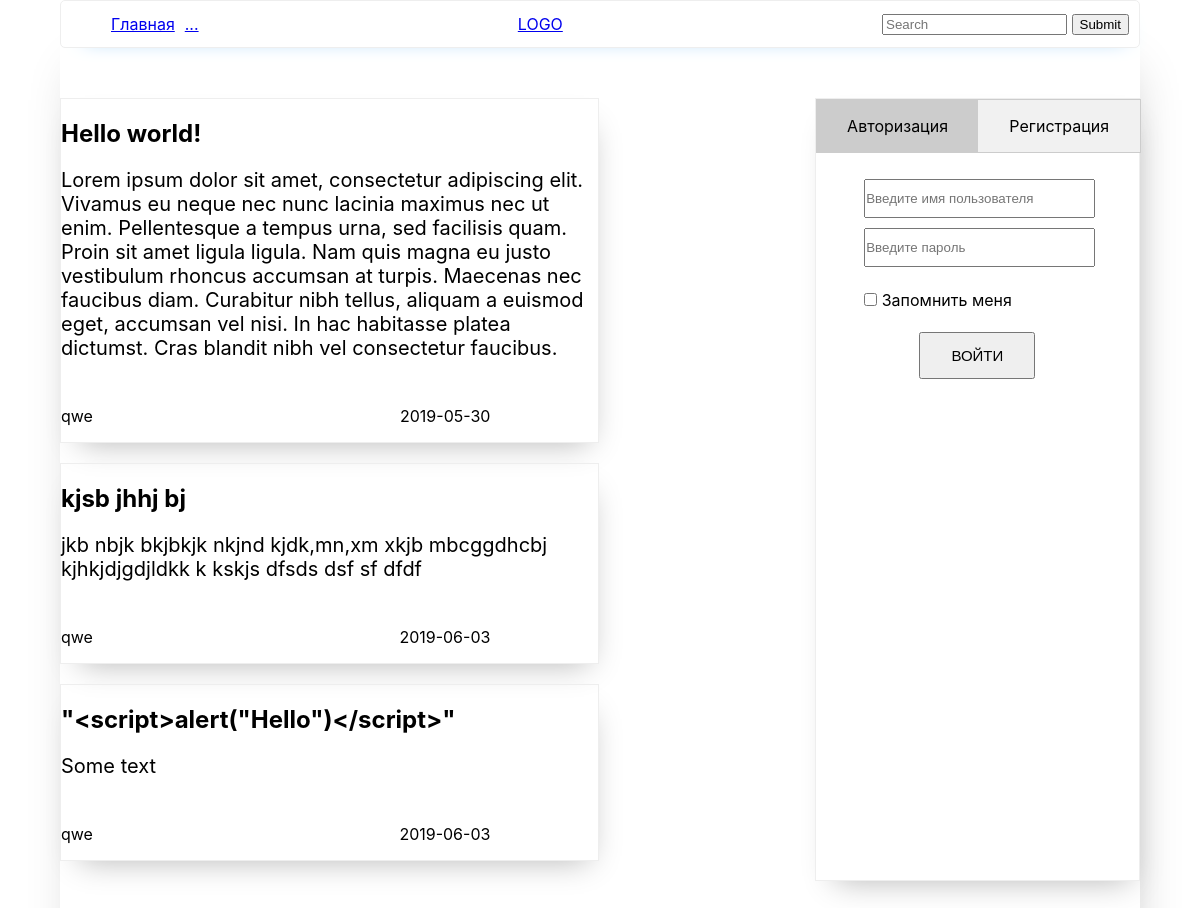
/index, run on the app's committed database.
### app/models.py (models this page shows, shortened)
class Post(db.Model):
    __tablename__ = 'post'
    id = db.Column(db.Integer, primary_key=True)
    user_id = db.Column(db.Integer, db.ForeignKey('users.id'))
    title = db.Column(db.String(128))
    content = db.Column(db.String(1024))
    date = db.Column(db.DateTime, index=True, default=datetime.datetime.utcnow)
    score = db.Column(db.Integer, default=0)
    views = db.Column(db.Integer, default=0)

class User(UserMixin, db.Model):
    __tablename__ = 'users'
    id = db.Column(db.Integer, primary_key=True)
    username = db.Column(db.String(64), index=True, unique=True)
    email = db.Column(db.String(128), index=True, unique=True)
    password = db.Column(db.String(128))
    posts = db.relationship("Post", backref="author")

### app/routes.py (the view, shortened to what this page needs)
@app.route('/', methods=['POST', 'GET'])
@app.route('/index', methods=['POST', 'GET'])
def index():
    is_auth = False
    if current_user.is_authenticated:
        is_auth = True
    sql = text("select post.id, title, content, date, username from post inner join users on users.id=post.user_id order by date")
    result = db.engine.execute(sql)
    posts = [{key: value for (key, value) in row.items()} for row in result]
    for post in posts:
        post['date'] = post['date'].split(' ', 1)[0]
    auth_form = LoginForm()
    reg_form = RegisterForm()
    if reg_form.validate_on_submit():
        sql = text("insert into users(username, password, email) values (\'{0}\', \'{1}\', \'{2}\');"
                   .format(reg_form.username_reg.data, reg_form.password_reg.data, reg_form.email_reg.data))
        result = db.engine.execute(sql)
        flash('Вы зарегистрированы!')
    if g.search_form.validate():    #Доделать
        search_req = g.search_form.search.data
        sql = text("select * from post where content LIKE '%{}%' or title LIKE '%{}%';".format(search_req))
        result = db.engine.execute(sql)
    return render_template('index.html', auth_form=auth_form, reg_form=reg_form, is_auth=is_auth, posts=posts)

### app/forms.py
class SearchForm(FlaskForm):
    search = StringField('search', validators=[DataRequired()])
    submit_search = SubmitField('Поиск')

class LoginForm(FlaskForm):
    username_login = StringField(validators=[DataRequired()])
    password_login = PasswordField(validators=[DataRequired()])
    remember_me = BooleanField("Запомнить меня")
    submit_login = SubmitField('ВОЙТИ')

### app/routes.py (called while the page is built)
@app.before_request
def before_request():
    g.search_form = SearchForm()

### app/templates/index.html (shortened to what this page needs)
{% extends "base.html" %}
{% block content %}
    {% for post in posts %}
        <article class="post-container"  {% if is_auth %}onclick="window.location = '/post/id={{ post.id }}'" {% endif %}>
            <h1>{{ post.title }}</h1>
            <article>
                <p>{{ post.content }}</p>
            </article>
            <footer class="post-footer">
                <div class="post-username"><p>{{ post.username }}</p></div>
                <div class="post-date"><p>{{ post.date }}</p></div>
            </footer>
        </article>
    {% endfor %}
{% endblock %}

### app/templates/base.html (shortened to what this page needs)
<!DOCTYPE html>
<html lang="ru">
    <head>
        <link rel="stylesheet" type="text/css" href="{{ url_for('static', filename='css/styles.css') }}" />
    </head>
    <body>
        <div id="root">
            <div class="site-header">
                <ul class="header-menu" role="banner">
                    <li><a href="/index">Главная</a></li>
                    <li><a href="#">...</a></li>
                </ul>
                <a href="#" class="site-logo">LOGO</a>
                <form action="?" method="get" class="site-search" role="form" onsubmit="searchItem();return false;">
                    <input id="searchPost" class="site-search" type="search" placeholder="Search" value=""/>
                    <input type="submit" class="btn search-btn" value="Submit"/>
                </form>
            </div>
            <div class="content-container">
                <main class="feed-container">
                    {% block content %}{% endblock %}
                </main>
                <div class="side-bar-container">
                    {% if is_auth %}
                    {% include "logout_side.html" %}
                    {% else %}
                    {% include "auth_side.html" %}
                    {% endif %}
                </div>
            </div>
        </div>
    </body>
</html>

### app/templates/auth_side.html (shortened to what this page needs)
<ul class="tab-group">
                        <li class="tablink active" onclick="handleTabChange(event, 'Login')"><a>Авторизация</a></li><li class="tablink" onclick="handleTabChange(event, 'Registration')"><a>Регистрация</a></li>
                    </ul>
                    <div id="Login" class="tab-content" style="display: flex">
                        <form class="auth-form" action="" method="post">
                            {{ auth_form.username_login(placeholder="Введите имя пользователя") }}
                            {{ auth_form.password_login(placeholder="Введите пароль") }}
                            <p>{{ auth_form.remember_me() }} {{ auth_form.remember_me.label }}</p>
                            {{ auth_form.submit_login() }}
                        </form>
                    </div>

### app/static/css/styles.css (style rules this page uses)
body { margin: 0; padding: 0; font-family: -apple-system, BlinkMacSystemFont, "Segoe UI", "Roboto", "Oxygen", "Ubuntu", "Cantarell", "Fira Sans", "Droid Sans", "Helvetica Neue", sans-serif; -webkit-font-smoothing: antialiased; -moz-osx-font-smoothing: grayscale; }
body { display: flex; justify-content: center; min-height: 100vh; }
#root { width: 90%; min-height: 400px; min-width: 400px; background-color: #fff; border-radius: 5px; box-shadow: 5px 55px 50px -20px #b6b6b6; }
.site-header { display: flex; border: 1px solid rgba(238,238,238 ,1); height: 46px; align-items: center; padding: 0 10px; border-radius: 5px; color: rgba(117,117,117 ,1); box-shadow: 5px 10px 20px -20px rgba(85,172,238 ,1); }
.header-menu { list-style: none; display: flex; }
.site-logo { margin-right: auto; margin-left: auto; }
.site-header li { cursor: pointer; }
.site-header li:not(:last-child):not(.site-logo) { margin-right: 10px; }
.content-container { display: flex; justify-content: center; padding: 50px 0; }
.feed-container { flex: 50%; margin-right: 20%; }
.side-bar-container { flex: 30%; border: 1px solid rgba(238,238,238 ,1); box-shadow: 5px 15px 30px -15px #b6b6b6; }
.tab-group { width: 100%; border: 1px solid #ccc; background-color: #f1f1f1; padding: 0; text-align: center; list-style: none; margin-top: 0; overflow: hidden; }
.tab-group li { background-color: inherit; cursor: pointer; padding-bottom: 16px; padding-top: 16px; display: inline-block; width: 50%; transition: 0.3s; }
.tab-group li.active { background-color: #ccc; }
.tab-content { display: none; justify-content: center; }
.tab-content form { width: 70%; justify-content: center; text-align: center; padding-bottom: 10px; }
.tab-content form p { text-align: left; }
.auth-form input { width: 100%; padding: 10px 0; display: block; justify-content: center; margin: 10px 0; }
.auth-form input[type="checkbox"] { width: auto; display: inline-block; }
.auth-form input:last-of-type { width: auto; margin-left: auto; margin-right: auto; padding: 13px 30px; font-size: 15px; }
.post-container { border: 1px solid rgba(238,238,238 ,1); box-shadow: 5px 15px 30px -15px #b6b6b6; margin-bottom: 20px; cursor: pointer; }
.post-container article { font-size: 20px; margin-bottom: 30px; }
.post-footer div { float: left; width: 40%; }
.post-footer:after { content: ""; display: table; clear: both; }
.post-date { text-align: right; }

### data on the page
Post: title "Hello world!", content "Lorem ipsum dolor sit amet, consectetur adipiscing elit. Vivamus eu neque nec nunc lacinia maximus nec ut enim. Pellentesque a tempus urna, sed facilisis quam. Proin sit amet ligula ligula. Nam quis magna eu justo vestibulum rhoncus accumsan at turpis. Maecenas nec faucibus diam. Curabitur nibh tellus, aliquam a euismod eget, accumsan vel nisi. In hac habitasse platea dictumst. Cras blandit nibh vel consectetur faucibus.", username "qwe", date "2019-05-30"
Post: title "kjsb jhhj bj", content "jkb nbjk bkjbkjk nkjnd kjdk,mn,xm xkjb mbcggdhcbj kjhkjdjgdjldkk k kskjs dfsds dsf sf dfdf", username "qwe", date "2019-06-03"
Post: title "\"<script>alert(\"Hello\")</script>\"", content "Some text", username "qwe", date "2019-06-03"

### other printed values
{{ auth_form.remember_me.label }} "Запомнить меня"
